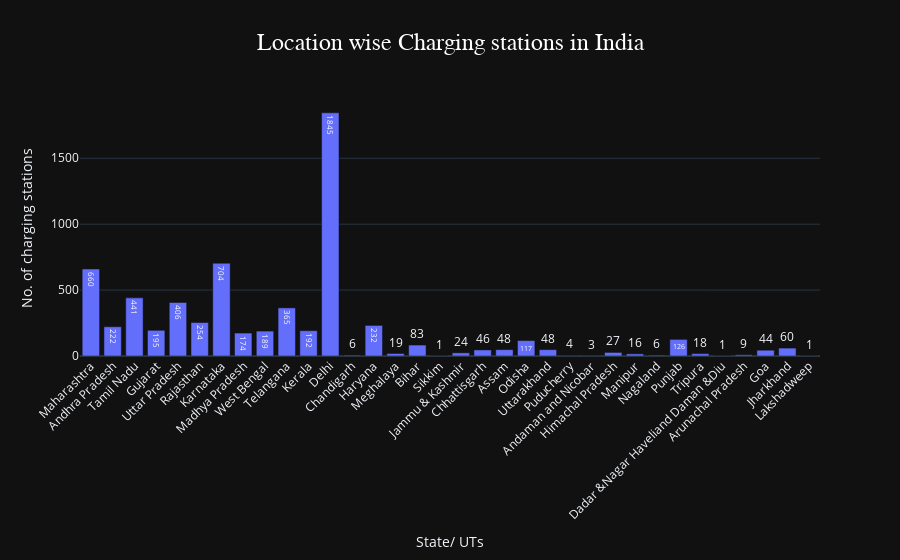

Notebook code for this chart:
### Markdown cell above
Around 50% of the charging stations in India are located only in Delhi, Karnataka and Maharashtra.

### Code cell
fig = px.bar(charging_df, x='State/ UTs', y='No. of charging stations',title='Location wise Charging stations in India', template='plotly_dark')
fig.update_traces(texttemplate='%{y}')
fig.update_layout(
    xaxis_tickangle=-45,
    title_x=0.5,
    title_font=dict(family="Arial, sans-serif",size=24, color='white')
)
fig.show()

### Figure 1 — Plotly figure (JSON) as saved in the notebook; plotly's stock layout.template omitted (floating-point values rounded to 4 significant figures)
{"data": [{"alignmentgroup": "True", "hovertemplate": "State/ UTs=%{x}<br>No. of charging stations=%{y}<extra></extra>", "legendgroup": "", "marker": {"color": "#636efa", "pattern": {"shape": ""}}, "name": "", "offsetgroup": "", "orientation": "v", "showlegend": false, "textposition": "auto", "texttemplate": "%{y}", "type": "bar", "x": ["Maharashtra", "Andhra Pradesh", "Tamil Nadu", "Gujarat", "Uttar Pradesh", "Rajasthan", "Karnataka", "Madhya Pradesh", "West Bengal", "Telangana", "Kerala", "Delhi", "Chandigarh", "Haryana", "Meghalaya", "Bihar", "Sikkim", "Jammu & Kashmir", "Chhattisgarh", "Assam", "Odisha", "Uttarakhand", "Puducherry", "Andaman and Nicobar", "Himachal Pradesh", "Manipur", "Nagaland", "Punjab", "Tripura", "Dadar &Nagar Haveliand Daman &Diu", "Arunachal Pradesh", "Goa", "Jharkhand", "Lakshadweep"], "xaxis": "x", "y": [660, 222, 441, 195, 406, 254, 704, 174, 189, 365, 192, 1845, 6, 232, 19, 83, 1, 24, 46, 48, 117, 48, 4, 3, 27, 16, 6, 126, 18, 1, 9, 44, 60, 1], "yaxis": "y"}], "layout": {"barmode": "relative", "legend": {"tracegroupgap": 0}, "title": {"font": {"color": "white", "family": "Arial, sans-serif", "size": 24}, "text": "Location wise Charging stations in India", "x": 0.5}, "xaxis": {"anchor": "y", "domain": [0, 1], "tickangle": -45, "title": {"text": "State/ UTs"}}, "yaxis": {"anchor": "x", "domain": [0, 1], "title": {"text": "No. of charging stations"}}}}
